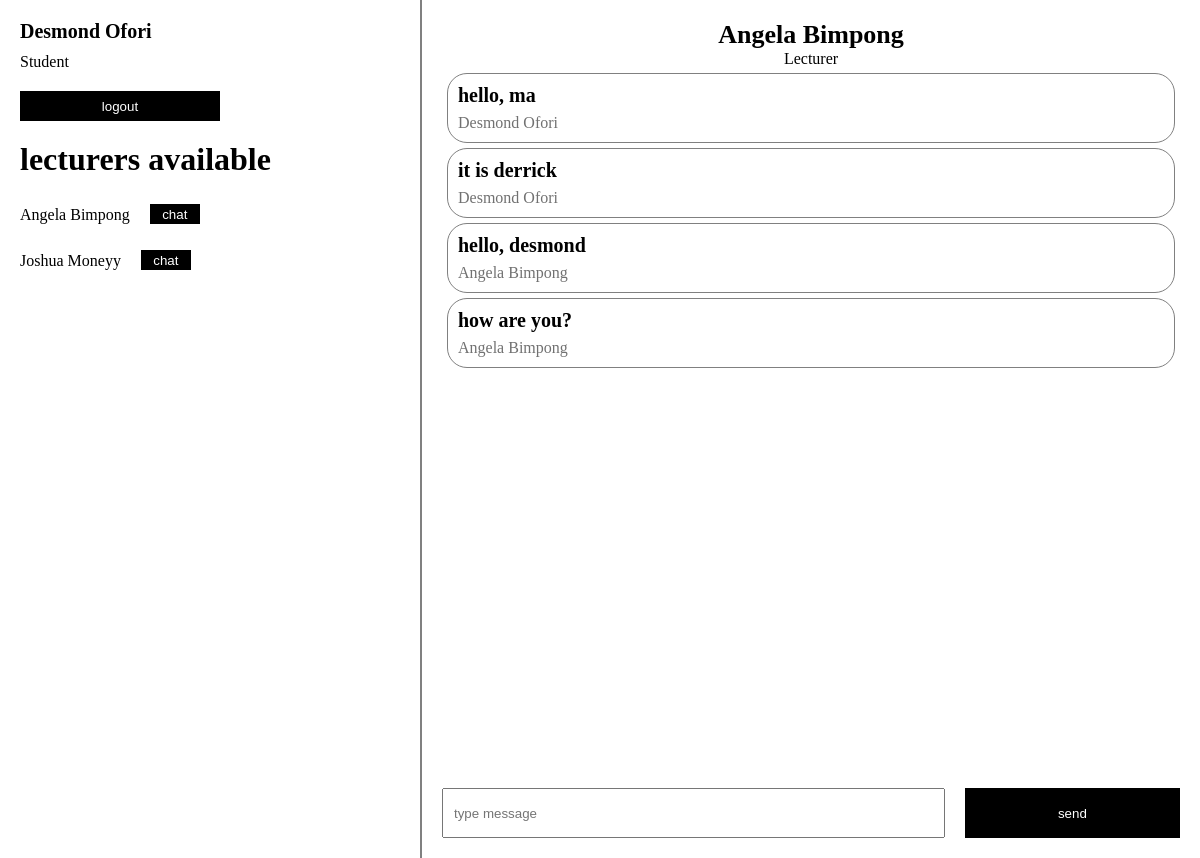
The page /chat.php?oomfid=9632368Lec (signed in) on the database its author committed.
### tables this page shows
CREATE TABLE `users` (
  `id` int(11) NOT NULL,
  `unique_id` varchar(255) NOT NULL,
  `fname` varchar(255) NOT NULL,
  `lname` varchar(255) NOT NULL,
  `username` varchar(255) NOT NULL,
  `password` varchar(255) NOT NULL,
  `status` varchar(255) NOT NULL,
  `role` varchar(255) NOT NULL
);

CREATE TABLE `messages` (
  `id` int(11) NOT NULL,
  `message_id` varchar(255) NOT NULL,
  `sender_id` varchar(255) NOT NULL,
  `receiver_id` varchar(255) NOT NULL,
  `message` varchar(255) NOT NULL,
  `receiver_name` varchar(255) NOT NULL,
  `sender_name` varchar(255) NOT NULL
);

### chat.php (the view, shortened to what this page needs)
<?php
include './connection.php';
$username= $_SESSION['username'];
$sql= "SELECT * FROM `users` WHERE username= '$username'";
$result= mysqli_query($con,$sql);
$row= mysqli_fetch_assoc($result);
$fname= $row['fname'];
$lname= $row['lname'];
$user_id= $row['unique_id'];
$fullname = $fname." ".$lname;
$role=$row['role'];
$id = $_GET['oomfid'];
$sqlview= "SELECT * from `users` WHERE unique_id= '$id'";
$resultview=mysqli_query($con,$sqlview);
$rowview=mysqli_fetch_assoc($resultview);
$firstname=$rowview['fname'];
$lastname=" ".$rowview['lname'];
$lecturerName = $firstname.$lastname;
$lecRole=$rowview['role'];
?>
<!DOCTYPE html>
<html lang="en">
<head>
    <link rel="stylesheet" href="chat12.css">
</head>
<body>
    <div class="container">
        <div class="left">
            <div class="profile">
                <p class="name"><?php echo $fullname;?></p>
                <p class="role"><?php echo $role;?></p>
            </div>
            <button onclick="location.href='./logout.php'">logout</button>
            <div class="others">
                <p class="side-title">lecturers available</p>
                <div class="list">
                    <?php
                        include './connection.php';
                        $sqldisplay= "SELECT * FROM `users` WHERE NOT role='$role'";
                        $resultdisplay= mysqli_query($con, $sqldisplay);
                        if($resultdisplay){
                        while($rowdisplay=mysqli_fetch_assoc($resultdisplay)){
                            $unique_id=$rowdisplay['unique_id'];
                            $firstname=$rowdisplay['fname'];
                            $lastname=" ".$rowdisplay['lname'];
                            $fullname=$firstname.$lastname;
                            echo"
                            <div class=\"person\">
                                <div class=\"person-top\">
                                    <img src=\"\" alt=\"\">
                                    <p class=\"person-name\">$fullname</p>
                                </div>
                                <button onclick=\"location.href = 'chat.php?oomfid=".$unique_id."'\">chat</button>
                            </div>
                            ";
                        }
                        }
        ?>
                </div>
            </div>
        </div>
        <div class="right">
            <div class="right-top">
                <p class="name"><?php echo $lecturerName;?></p>
                <p class="role"><?php echo $lecRole;?></p>
            </div>
            <div class="right-chat">
                <?php
                    include './connection.php';
                    $sqldisplay= "SELECT * FROM `messages` WHERE ( sender_id='$user_id' AND receiver_id='$id') OR ( sender_id='$id' AND receiver_id='$user_id')";
                    $resultdisplay= mysqli_query($con, $sqldisplay);
                    if($resultdisplay){
                    while($rowdisplay=mysqli_fetch_assoc($resultdisplay)){
                        $received=$rowdisplay['message'];
                        $sender_nametext=$rowdisplay['sender_name'];
                        echo"
                            <div class=\"chat\">
                                <div class=\"message\">$received</div>
                                <div class=\"by\">$sender_nametext</div>
                            </div>
                        ";
                    }
                    }
                ?>
            </div>
            <div class="message-box">
                <form action="./chat.php?oomfid=<?php echo $id;?>" method="post">
                    <input type="text" name="message" id="message" placeholder="type message">
                    <input type="submit" value="send" name="submit">
                </form>
            </div>
        </div>
    </div>
</body>
</html>

### chat12.css (style rules this page uses)
* { margin: 0; padding: 0; box-sizing: border-box; text-decoration: none; overflow-x: hidden; }
.container { display: flex; width: 100vw; min-height: 100vh; justify-content: space-between; }
.left { width: 35vw; display: flex; flex-direction: column; gap: 20px; padding: 20px; }
.profile { display: flex; flex-direction: column; align-items: flex-start; gap: 10px; }
.name { font-weight: bold; font-size: 20px; }
.role { font-weight: lighter; text-transform: capitalize; }
.left button { width: 200px; background-color: black; color: white; height: 30px; border: none; cursor: pointer; }
.others { display: flex; flex-direction: column; gap: 10px; }
.others .side-title { font-weight: bolder; font-size: 32px; }
.list { display: flex; flex-direction: column; align-items: flex-start; gap: 10px; }
.person { display: flex; align-items: flex-end; justify-content: space-between; gap: 20px; }
.person button { width: 50px; height: 20px; cursor: pointer; }
.right { width: 65vw; min-height: 90vh; display: flex; flex-direction: column; align-items: center; padding: 20px; border-left: 2px solid gray; justify-content: space-between; }
.right-top { display: flex; flex-direction: column; align-items: center; width: 100%; }
.right-top .name { font-size: 26px; }
.right-chat { width: 100%; min-height: 90vh; display: flex; flex-direction: column; align-items: flex-start; padding: 5px; gap: 5px; }
.chat { display: flex; flex-direction: column; align-items: flex-start; gap: 7px; width: 100%; padding: 10px; border: 1px solid gray; border-radius: 20px; }
.chat .message { font-weight: bold; font-size: 20px; }
.chat .by { text-transform: capitalize; color: rgb(113, 113, 113); }
.message-box { width: 100%; display: flex; align-items: center; justify-content: center; }
.message-box form { display: flex; align-items: center; justify-content: center; gap: 20px; width: 100%; }
.message-box form input { height: 50px; }
.message-box form input:first-child { width: 70%; padding: 10px; }
.message-box form input:last-child { width: 30%; color: white; background-color: black ; border: none; }

### rows shown on the page
users: fullname "Desmond Ofori", role "Student"
users: fullname "Angela Bimpong", lecturerName "Angela Bimpong", role "Lecturer"
users: fullname "Joshua Moneyy"
messages: message "hello, ma", sender_name "Desmond Ofori"
messages: message "it is derrick", sender_name "Desmond Ofori"
messages: message "hello, desmond", sender_name "Angela Bimpong"
messages: message "how are you?", sender_name "Angela Bimpong"
